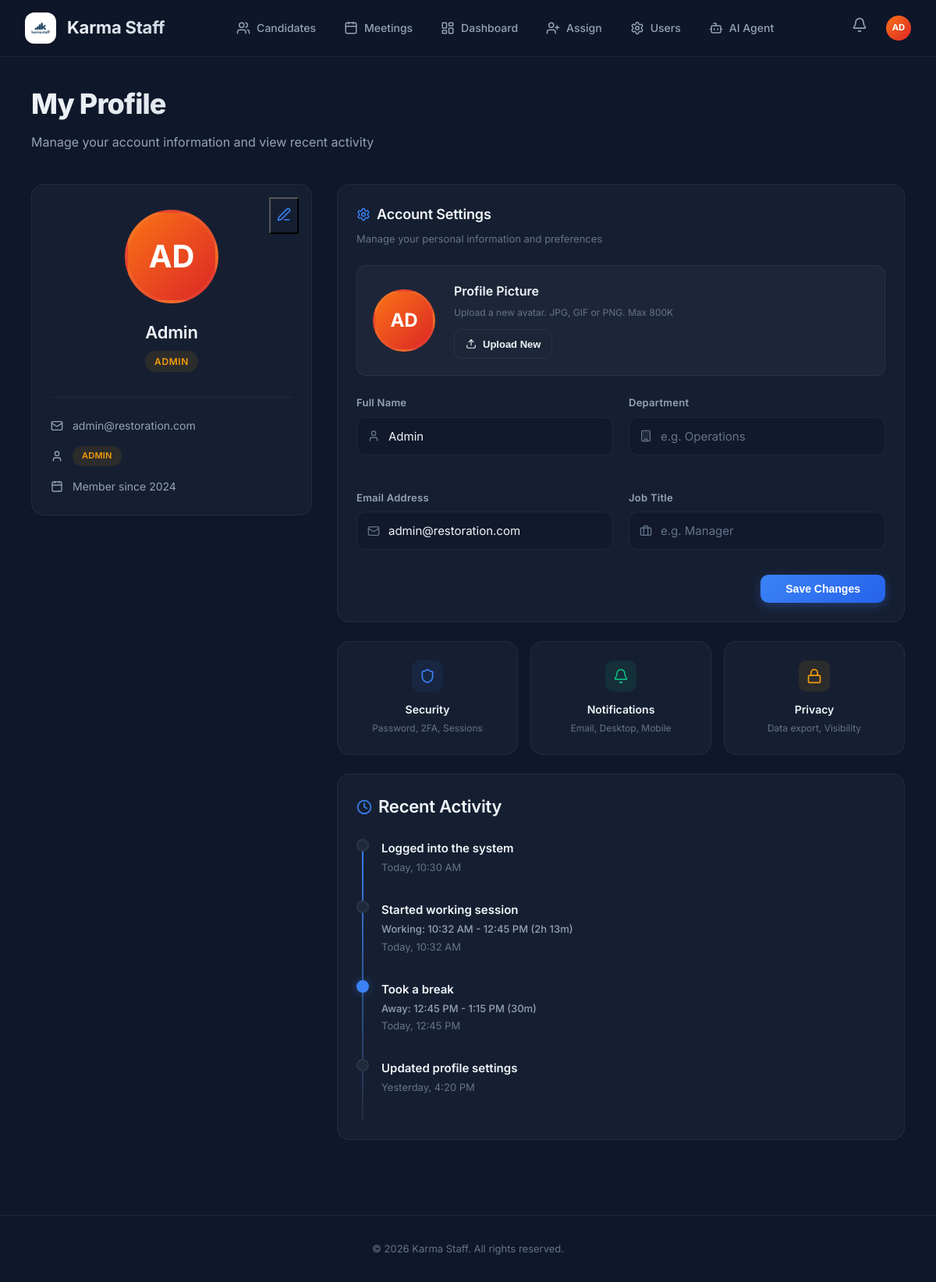
Screenshot of /profile (signed in) with the database file from the repository.
### tables this page shows
CREATE TABLE users (
        id INTEGER PRIMARY KEY AUTOINCREMENT,
        username TEXT UNIQUE NOT NULL,
        email TEXT UNIQUE,
        password TEXT NOT NULL,
        role TEXT NOT NULL,
        avatar_url TEXT,
        has_seen_welcome INTEGER DEFAULT 0
    , full_name TEXT, department TEXT, job_title TEXT);

### backend/app.py (the view)
@app.route('/profile')
@require_role('admin', 'cs', 'client')
def profile():
    user = get_current_user()
    activities = [
        {'title': 'Logged into the system', 'time': 'Today, 10:30 AM', 'type': 'login'},
        {'title': 'Started working session', 'time': 'Today, 10:32 AM', 'subtitle': 'Working: 10:32 AM - 12:45 PM (2h 13m)', 'type': 'work'},
        {'title': 'Took a break', 'time': 'Today, 12:45 PM', 'subtitle': 'Away: 12:45 PM - 1:15 PM (30m)', 'type': 'break', 'active': True},
        {'title': 'Updated profile settings', 'time': 'Yesterday, 4:20 PM', 'type': 'update'}
    ]
    return render_template('profile.html', user=user, activities=activities)

### backend/app.py (called while the page is built)
def get_current_user():
    user_id = session.get('user_id')
    if not user_id:
        return None
    conn = get_db_connection()
    user = conn.execute("SELECT * FROM users WHERE id = ?", (user_id,)).fetchone()
    conn.close()
    return user

def require_role(*roles):
    def decorator(f):
        @wraps(f)
        def decorated_function(*args, **kwargs):
            user = get_current_user()
            if not user:
                return redirect(url_for('login'))
            if user['role'] not in roles:
                abort(403)
            return f(*args, **kwargs)
        return decorated_function
    return decorator

### backend/database.py (called while the page is built)
def get_db_connection():
    conn = sqlite3.connect(DB_PATH)
    conn.row_factory = sqlite3.Row
    return conn

### frontend/templates/profile.html
{% extends "base.html" %}
{% block content %}
<div class="page-header">
    <h1>My Profile</h1>
    <p>Manage your account information and view recent activity</p>
</div>
<div style="display: grid; grid-template-columns: 360px 1fr; gap: 2rem;">
    <div class="card animate-in delay-1" style="align-self: flex-start; position: relative;">
        <button class="btn-ghost" style="position: absolute; right: 1rem; top: 1rem;">
            <i data-lucide="edit-3" style="width: 18px; color: var(--accent);"></i>
        </button>
        <div style="text-align: center; margin-bottom: 2rem; margin-top: 0.5rem;">
            <div class="avatar avatar-xl avatar-gradient"
                style="margin: 0 auto 1.25rem auto; border: 4px solid var(--border);">
                {{ user.username[:2] | upper }}
            </div>
            <h2 style="margin-bottom: 0.375rem; font-size: 1.375rem;">{{ user.username }}</h2>
            <div class="badge badge-{{ user.role }}" style="text-transform: uppercase; letter-spacing: 0.05em;">
                {{ 'Customer Service' if user.role == 'cs' else user.role | title }}
            </div>
        </div>
        <div
            style="display: flex; flex-direction: column; gap: 0.875rem; padding-top: 1.5rem; border-top: 1px solid var(--border);">
            <div
                style="display: flex; align-items: center; gap: 0.75rem; color: var(--text-light); font-size: 0.875rem;">
                <i data-lucide="mail" style="width: 16px; flex-shrink: 0;"></i>
                <span>{{ user.username.replace(' ', '.') | lower }}@restoration.com</span>
            </div>
            <div
                style="display: flex; align-items: center; gap: 0.75rem; color: var(--text-light); font-size: 0.875rem;">
                <i data-lucide="user" style="width: 16px; flex-shrink: 0;"></i>
                <span class="badge badge-{{ user.role }}" style="text-transform: uppercase; font-size: 0.6875rem;">
                    {{ 'Customer Service' if user.role == 'cs' else user.role | title }}
                </span>
            </div>
            <div
                style="display: flex; align-items: center; gap: 0.75rem; color: var(--text-light); font-size: 0.875rem;">
                <i data-lucide="calendar" style="width: 16px; flex-shrink: 0;"></i>
                <span>Member since 2024</span>
            </div>
        </div>
    </div>
    <div style="display: flex; flex-direction: column; gap: 1.5rem;">
        <div class="card animate-in delay-2">
            <h3 style="margin-bottom: 0.375rem; display: flex; align-items: center; gap: 0.5rem;">
                <i data-lucide="settings" style="width: 18px; color: var(--accent);"></i> Account Settings
            </h3>
            <p style="color: var(--text-lighter); font-size: 0.8125rem; margin-bottom: 1.5rem;">Manage your personal
                information and preferences</p>
            <div
                style="background: var(--glass); border: 1px solid var(--border); border-radius: var(--radius); padding: 1.25rem; margin-bottom: 1.5rem; display: flex; align-items: center; gap: 1.5rem;">
                <div class="avatar avatar-lg avatar-gradient" style="border: 3px solid var(--border); flex-shrink: 0;">
                    {{ user.username[:2] | upper }}
                </div>
                <div>
                    <div style="font-weight: 600; margin-bottom: 0.25rem;">Profile Picture</div>
                    <div style="font-size: 0.75rem; color: var(--text-lighter); margin-bottom: 0.75rem;">Upload a new
                        avatar. JPG, GIF or PNG. Max 800K</div>
                    <button class="btn btn-outline" style="padding: 0.375rem 0.875rem; font-size: 0.8125rem;">
                        <i data-lucide="upload" style="width: 14px;"></i> Upload New
                    </button>
                </div>
            </div>
            <div style="display: grid; grid-template-columns: 1fr 1fr; gap: 1.25rem;">
                <div class="form-group">
                    <label class="form-label">Full Name</label>
                    <div style="position: relative;">
                        <i data-lucide="user"
                            style="position: absolute; left: 0.875rem; top: 50%; transform: translateY(-50%); width: 16px; color: var(--text-lighter);"></i>
                        <input type="text" class="search-input" style="padding-left: 2.5rem;"
                            value="{{ user.username }}">
                    </div>
                </div>
                <div class="form-group">
                    <label class="form-label">Department</label>
                    <div style="position: relative;">
                        <i data-lucide="building"
                            style="position: absolute; left: 0.875rem; top: 50%; transform: translateY(-50%); width: 16px; color: var(--text-lighter);"></i>
                        <input type="text" class="search-input" style="padding-left: 2.5rem;"
                            placeholder="e.g. Operations">
                    </div>
                </div>
                <div class="form-group">
                    <label class="form-label">Email Address</label>
                    <div style="position: relative;">
                        <i data-lucide="mail"
                            style="position: absolute; left: 0.875rem; top: 50%; transform: translateY(-50%); width: 16px; color: var(--text-lighter);"></i>
                        <input type="email" class="search-input" style="padding-left: 2.5rem;"
                            value="{{ user.username.replace(' ', '.') | lower }}@restoration.com">
                    </div>
                </div>
                <div class="form-group">
                    <label class="form-label">Job Title</label>
                    <div style="position: relative;">
                        <i data-lucide="briefcase"
                            style="position: absolute; left: 0.875rem; top: 50%; transform: translateY(-50%); width: 16px; color: var(--text-lighter);"></i>
                        <input type="text" class="search-input" style="padding-left: 2.5rem;"
                            placeholder="e.g. Manager">
                    </div>
                </div>
            </div>
            <div style="display: flex; justify-content: flex-end; margin-top: 0.5rem;">
                <button class="btn btn-primary" style="padding: 0.625rem 2rem;">Save Changes</button>
            </div>
        </div>
        <div style="display: grid; grid-template-columns: repeat(3, 1fr); gap: 1rem;" class="animate-in delay-3">
            <div class="card card-hover" style="text-align: center; padding: 1.5rem; cursor: pointer;">
                <div
                    style="width: 40px; height: 40px; background: var(--accent-subtle); border-radius: 10px; display: inline-flex; align-items: center; justify-content: center; margin-bottom: 0.75rem;">
                    <i data-lucide="shield" style="width: 20px; color: var(--accent);"></i>
                </div>
                <div style="font-weight: 600; font-size: 0.875rem; margin-bottom: 0.125rem;">Security</div>
                <div style="font-size: 0.75rem; color: var(--text-lighter);">Password, 2FA, Sessions</div>
            </div>
            <div class="card card-hover" style="text-align: center; padding: 1.5rem; cursor: pointer;">
                <div
                    style="width: 40px; height: 40px; background: var(--success-subtle); border-radius: 10px; display: inline-flex; align-items: center; justify-content: center; margin-bottom: 0.75rem;">
                    <i data-lucide="bell" style="width: 20px; color: var(--success);"></i>
                </div>
                <div style="font-weight: 600; font-size: 0.875rem; margin-bottom: 0.125rem;">Notifications</div>
                <div style="font-size: 0.75rem; color: var(--text-lighter);">Email, Desktop, Mobile</div>
            </div>
            <div class="card card-hover" style="text-align: center; padding: 1.5rem; cursor: pointer;">
                <div
                    style="width: 40px; height: 40px; background: var(--warning-subtle); border-radius: 10px; display: inline-flex; align-items: center; justify-content: center; margin-bottom: 0.75rem;">
                    <i data-lucide="lock" style="width: 20px; color: var(--warning);"></i>
                </div>
                <div style="font-weight: 600; font-size: 0.875rem; margin-bottom: 0.125rem;">Privacy</div>
                <div style="font-size: 0.75rem; color: var(--text-lighter);">Data export, Visibility</div>
            </div>
        </div>
        <div class="card animate-in delay-4">
            <h2 style="margin-bottom: 1.5rem; display: flex; align-items: center; gap: 0.5rem;">
                <i data-lucide="clock" style="width: 20px; color: var(--accent);"></i> Recent Activity
            </h2>
            <div class="timeline">
                {% for activity in activities %}
                <div class="timeline-item" style="--delay: {{ loop.index * 0.1 }}s; animation-delay: var(--delay);">
                    <div class="timeline-dot {{ 'active' if activity.active }}"></div>
                    <div style="display: flex; flex-direction: column; gap: 0.125rem;">
                        <div style="font-weight: 600; font-size: 0.9375rem;">{{ activity.title }}</div>
                        {% if activity.subtitle %}
                        <div style="font-size: 0.8125rem; font-weight: 500; color: var(--text-light);">{{
                            activity.subtitle }}</div>
                        {% endif %}
                        <div style="font-size: 0.8125rem; color: var(--text-lighter);">{{ activity.time }}</div>
                    </div>
                </div>
                {% endfor %}
            </div>
        </div>
    </div>
</div>
{% endblock %}

### frontend/templates/base.html (shortened to what this page needs)
<!DOCTYPE html>
<html lang="en">
<head>
    <link rel="stylesheet" href="{{ url_for('static', filename='style.css') }}">
</head>
<body>
    {% if user %}
    <header class="header">
        <div class="logo-section">
            <a href="{{ url_for('candidates') }}"
                style="display: flex; align-items: center; gap: 0.875rem; text-decoration: none;">
                <div
                    style="width: 40px; height: 40px; background: white; border-radius: 12px; display: flex; align-items: center; justify-content: center; overflow: hidden; padding: 6px; box-shadow: 0 2px 10px rgba(0, 0, 0, 0.1);">
                    <img src="{{ url_for('static', filename='images/logo.png') }}" alt="Karma Staff Logo"
                        style="width: 100%; height: 100%; object-fit: contain;">
                </div>
                <span style="font-size: 1.375rem; font-weight: 700; color: white; letter-spacing: -0.01em;">Karma
                    Staff</span>
            </a>
        </div>
        <nav class="nav-links" id="navLinks">
            <a href="{{ url_for('candidates') }}" class="nav-item {{ 'active' if request.endpoint == 'candidates' }}">
                <i data-lucide="users" style="width: 18px;"></i> Candidates
            </a>
            <a href="{{ url_for('meetings') }}" class="nav-item {{ 'active' if request.endpoint == 'meetings' }}">
                <i data-lucide="calendar" style="width: 18px;"></i> Meetings
            </a>
            {% if user.role == 'admin' or user.role == 'cs' %}
            <a href="{{ url_for('admin_dashboard') }}"
                class="nav-item {{ 'active' if request.endpoint == 'admin_dashboard' }}">
                <i data-lucide="layout-dashboard" style="width: 18px;"></i> Dashboard
            </a>
            <a href="{{ url_for('assign_candidates') }}"
                class="nav-item {{ 'active' if request.endpoint == 'assign_candidates' }}">
                <i data-lucide="user-plus" style="width: 18px;"></i> Assign
            </a>
            <a href="{{ url_for('user_management') }}"
                class="nav-item {{ 'active' if request.endpoint == 'user_management' }}">
                <i data-lucide="settings" style="width: 18px;"></i> Users
            </a>
            <a href="{{ url_for('ai_agent') }}" class="nav-item {{ 'active' if request.endpoint == 'ai_agent' }}">
                <i data-lucide="bot" style="width: 18px;"></i> AI Agent
            </a>
            {% else %}
            <a href="{{ url_for('ai_agent') }}" class="nav-item {{ 'active' if request.endpoint == 'ai_agent' }}">
                <i data-lucide="sparkles" style="width: 18px;"></i> Recruiter AI
            </a>
            {% endif %}
        </nav>
        <div style="display: flex; align-items: center; gap: 1rem;">
            <div class="dropdown" id="notificationDropdown">
                <div class="notification-bell" onclick="toggleNotifications()">
                    <i data-lucide="bell" style="width: 20px; color: var(--text-light);"></i>
                </div>
            </div>
            <div class="dropdown" id="userDropdown">
                <div onclick="toggleDropdown()" class="avatar avatar-sm avatar-gradient"
                    style="cursor: pointer; font-size: 0.7rem; overflow: hidden; display: flex; align-items: center; justify-content: center;">
                    {% if user.avatar_url %}
                    <img src="{{ user.avatar_url }}" style="width: 100%; height: 100%; object-fit: cover;">
                    {% else %}
                    {{ user.username[:2] | upper }}
                    {% endif %}
                </div>
            </div>
        </div>
    </header>
    {% endif %}
    <main class="main-container">
        {% block content %}{% endblock %}
    </main>
    {% if user %}
    <footer class="footer">
        <p>© 2026 Karma Staff. All rights reserved.</p>
    </footer>
    {% endif %}
</body>
</html>

### rows the page displays
users: username "AD", username "Admin", role "ADMIN", username.replace "admin", username.replace "admin@restoration.com"

### other values shown
{{ activity.title }} "Logged into the system" "Started working session" "Took a break" "Updated profile settings"
{{ activity.time }} "Today, 10:30 AM" "Today, 10:32 AM" "Today, 12:45 PM" "Yesterday, 4:20 PM"
{{ activity.subtitle }} "Working: 10:32 AM - 12:45 PM (2h 13m)" "Away: 12:45 PM - 1:15 PM (30m)"
